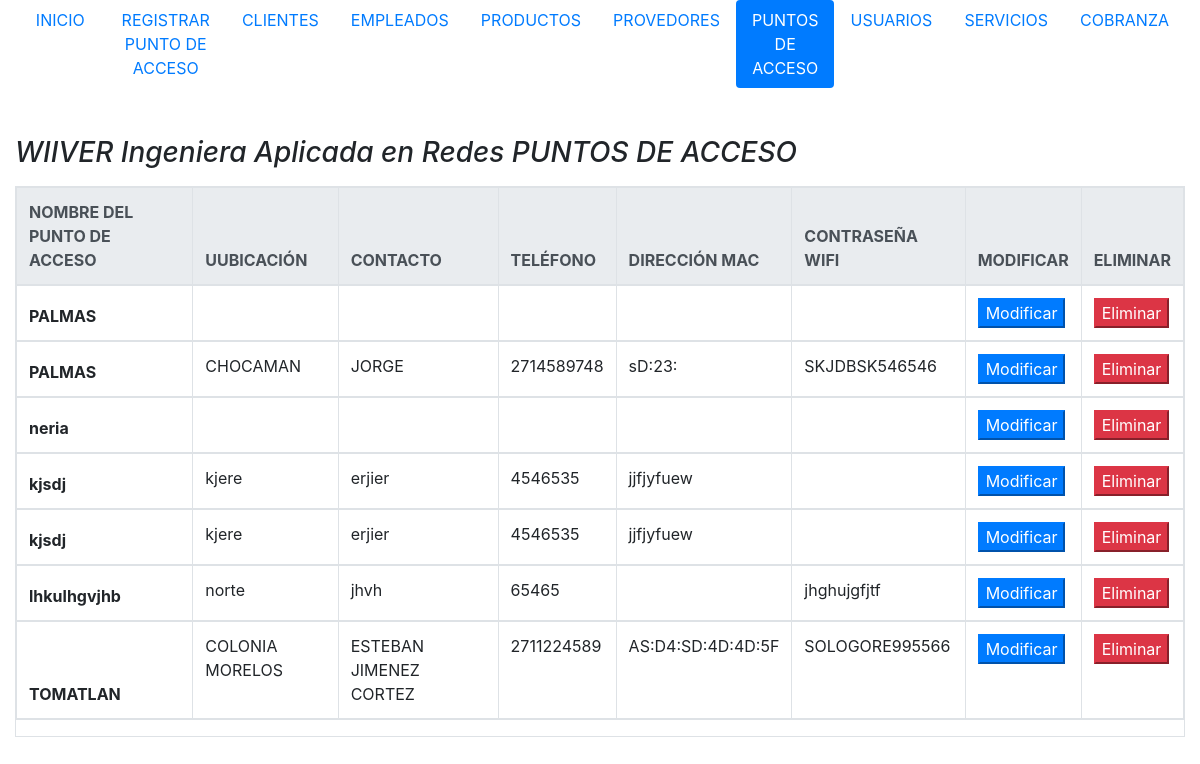
/PuntoAcceso/PuntoAccesoListado.php, run on an earlier commit of the app's database.
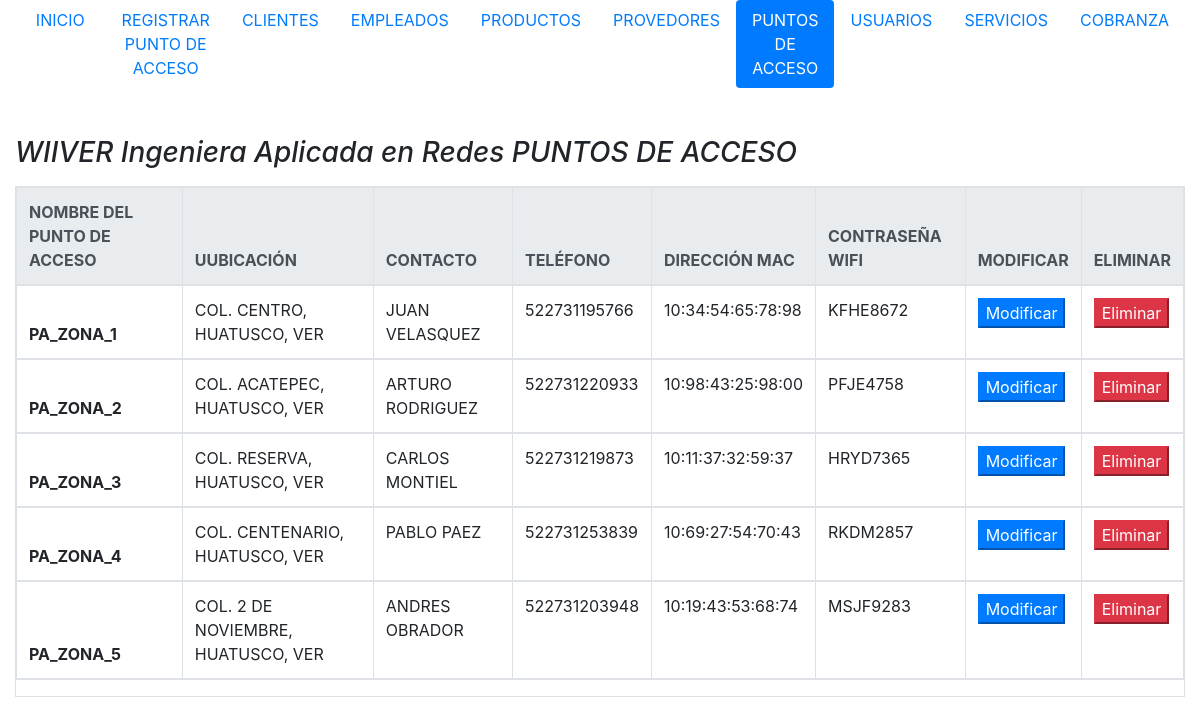
And on a later commit of the database.
### tables this page shows
CREATE TABLE `puntoacceso` (
  `Id_PuntoAcceso` int(10) NOT NULL,
  `NombrePuntoAcceso` varchar(100) NOT NULL,
  `Ubicacion` varchar(150) NOT NULL,
  `NombreContacto` varchar(100) NOT NULL,
  `TelefonoPuntoAcceso` varchar(15) NOT NULL,
  `DireccionMac` varchar(25) NOT NULL,
  `ContrasenaWifi` varchar(50) NOT NULL
);

### Conexion/cConexion.php (called while the page is built, shortened)
<?php
class cConexion
{
	protected $_sHost = null;
	protected $_sUsuario = null;
	protected $_sContraseña = null;
	protected $_sBase = null;
	function cConexion(){
			$this->_sHost = 'localhost';
			$this->_sUsuario = 'root';
			$this->_sContraseña = '';
			$this->_sBase = 'siawiiver';
	}
 	public function conectar(){
		$enlace = mysqli_connect($this->_sHost, $this->_sUsuario, $this->_sContraseña, $this->_sBase);
		if (!$enlace) {
    		echo "Error: No se pudo conectar a MySQL." . PHP_EOL;
    		echo "errno de depuración: " . mysqli_connect_errno() . PHP_EOL;
    		echo "error de depuración: " . mysqli_connect_error() . PHP_EOL;
   		 	exit;
   		 	return false;
		}
		else {
			return $enlace;
		}
	}
}
?>

### PuntoAcceso/cPuntoAccesoController.php (called while the page is built, shortened)
<?php
require_once('../Conexion/cConexion.php');
require_once('../PuntoAcceso/cPuntoAccesoModelo.php');
class cPuntoAccesoController{
    protected $_oPuntoAccesoModelo;
    function cPuntoAccesoController(){
        $this->_oConectar = new cConexion;
        $this->_dbLink = $this->_oConectar->Conectar();
        $this->_oPuntoAccesoModelo = New cPuntoAccesoModelo($this->_dbLink);
    }
    public function obtenerListadoPuntoAcceso(){
        return $this->_oPuntoAccesoModelo->obtenerListadoPuntoAcceso();
    }
}
?>

### PuntoAcceso/cPuntoAccesoModelo.php (called while the page is built, shortened)
<?php
class cPuntoAccesoModelo{
	protected $_dblink;
function cPuntoAccesoModelo($dbLink, $oPuntoAccesoEntidad = false){
	$this->_dblink = $dbLink;
}
public function obtenerListadoPuntoAcceso(){
		$sql ="SELECT Id_PuntoAcceso, NombrePuntoAcceso, Ubicacion,  NombreContacto, TelefonoPuntoAcceso, DireccionMac, ContrasenaWifi
				FROM PuntoAcceso AS Em
				WHERE Em.Id_PuntoAcceso";
		$result = mysqli_query($this->_dblink, $sql) or die('Error:'.mysqli_error($this->_dblink));
		$aFields = array();
		while($row = $result->fetch_assoc()) {
			$aFields[] = $row;
		}
		return $aFields;
	}
}
?>

### PuntoAcceso/PuntoAccesoListado.php (the view, shortened to what the changed rows need)
<?php
    require_once('cPuntoAccesoController.php');
    $oPuntoAccesoController = new cPuntoAccesoController;
?>
<!DOCTYPE html>
<html>
<head>
    <link rel="stylesheet" href="https://maxcdn.bootstrapcdn.com/bootstrap/4.0.0/css/bootstrap.min.css">
</head>
<body>
     <div class="container-fluid">
    <br>    <br>
    <?php
        if (isset($_POST['modificarPuntoAcceso'])) {
            $nId_PuntoAcceso = $_POST['nId_PuntoAcceso'];
            $oListadoPuntoAccesoPorId = $oPuntoAccesoController->obtenerListadoPuntoAccesoPorId($nId_PuntoAcceso);
            echo '<form action="PuntoAccesoRegistro.php" method="post">';
                echo'<div class="form-group">';
                echo'<div class="float col-xs-12 col-sm-6">';
                echo'<h5>';
                echo'<p class="text">';
                echo '<input type="hidden" class="form-group" name="Id_PuntoAcceso" value='.$oListadoPuntoAccesoPorId[0]['Id_PuntoAcceso'].' >';
                echo '<br>';
                echo '<label>Nombre del Punto de Acceso</label>';
                echo '<input type="text" class="form-control" name="sNombrePuntoAcceso" value="'.$oListadoPuntoAccesoPorId[0]['NombrePuntoAcceso'].'" placeholder="NOMBRE DEL PUNTO DE ACCESO">';
                echo '<br>';
                echo '<label>Ubicación</label>';
                echo '<input type="text" class="form-control" name="sUbicacion" value="'.$oListadoPuntoAccesoPorId[0]['Ubicacion'].'" placeholder="UBICACIÓN">';
                echo '<br>';
                echo '<label>Nombre de Contacto</label>';
                echo '<input type="text" class="form-control" name="sNombreContacto" value="'.$oListadoPuntoAccesoPorId[0]['NombreContacto'].'" placeholder="NOMBRE DE CONTACTO">';
                echo '<br>';
                echo '<label>Número Telefónico</label>';
                echo '<input type="text" class="form-control" name="sTelefonoPuntoAcceso" value="'.$oListadoPuntoAccesoPorId[0]['TelefonoPuntoAcceso'].'" placeholder="NÚMERO TELEFÓNICO">';
                echo '<br>';
                echo '<label>Dirección MAC</label>';
                echo '<input type="text" class="form-control" name="sDireccionMac" value="'.$oListadoPuntoAccesoPorId[0]['DireccionMac'].'" placeholder="00:00:00:00:00:00:00:00">';
                echo '<br>';
                echo '<label>Contraseña WIFI</label>';
                echo '<input type="text" class="form-control" name="sContrasenaWifi" value="'.$oListadoPuntoAccesoPorId[0]['ContrasenaWifi'].'" placeholder="CONTRASEÑA WIFI">';
                echo '<br>';
                echo '<input type="submit" name="modificarPuntoAcceso"  class="btn btn-success" value="MODIFICAR PUNTO DE ACCESO">';
            echo '</form>';
        }
        elseif (isset($_POST['eliminarPuntoAcceso'])) {
            $nId_PuntoAcceso = $_POST['nId_PuntoAcceso'];
            $oEliminarPuntoAccesoPorId = $oPuntoAccesoController->eliminarPuntoAccesoPorId($nId_PuntoAcceso);
        }
        else{
    ?>
            <div class="table-bordered table-responsive">
            <table class="table">
                <thead class="thead-light">
                <tr>
                    <th scope="col">NOMBRE DEL PUNTO DE ACCESO</th>
                    <th scope="col">UUBICACIÓN</th>
                    <th scope="col">CONTACTO</th>
                    <th scope="col">TELÉFONO</th>
                    <th scope="col">DIRECCIÓN MAC</th>
                    <th scope="col">CONTRASEÑA WIFI</th>
                    <th scope="col">MODIFICAR</th>
                    <th scope="col">ELIMINAR</th>
                <thead>
                </tr>
    <?php
            $oListadoPuntoAcceso = $oPuntoAccesoController->obtenerListadoPuntoAcceso();
            for ($i = 0; $i < count($oListadoPuntoAcceso); $i++) {
                echo ' <form action="PuntoAccesoListado.php" method="post">';
                echo '<tr>';
                    echo '<th scope="col">'.$oListadoPuntoAcceso[$i]['NombrePuntoAcceso'].'</th>';
                    echo '<td>'.$oListadoPuntoAcceso[$i]['Ubicacion'].'</td>';
                    echo '<td>'.$oListadoPuntoAcceso[$i]['NombreContacto'].'</td>';
                    echo '<td>'.$oListadoPuntoAcceso[$i]['TelefonoPuntoAcceso'].'</td>';
                    echo '<td>'.$oListadoPuntoAcceso[$i]['DireccionMac'].'</td>';
                    echo '<td>'.$oListadoPuntoAcceso[$i]['ContrasenaWifi'].'</td>';
                    echo '<td><input type="submit" class="bnt btn-primary" name="modificarPuntoAcceso" value="Modificar" /></td>';
                    echo '<td><input type="submit" class="bnt btn-danger" name="eliminarPuntoAcceso" value="Eliminar" /></td>';
                echo '</tr>';
                echo '</form>';
            }
            echo '</table>';
        }
    ?>
</body>
</html>

What changed in the data, as far as the page shows it:
removed puntoacceso: NombrePuntoAcceso "PALMAS"
removed puntoacceso: NombrePuntoAcceso "PALMAS", Ubicacion "CHOCAMAN", NombreContacto "JORGE", TelefonoPuntoAcceso "2714589748", DireccionMac "sD:23:", ContrasenaWifi "SKJDBSK546546"
removed puntoacceso: NombrePuntoAcceso "neria"
removed puntoacceso: NombrePuntoAcceso "kjsdj", Ubicacion "kjere", NombreContacto "erjier", TelefonoPuntoAcceso "4546535", DireccionMac "jjfjyfuew"
removed puntoacceso: NombrePuntoAcceso "kjsdj", Ubicacion "kjere", NombreContacto "erjier", TelefonoPuntoAcceso "4546535", DireccionMac "jjfjyfuew"
removed puntoacceso: NombrePuntoAcceso "lhkulhgvjhb", Ubicacion "norte", NombreContacto "jhvh", TelefonoPuntoAcceso "65465", ContrasenaWifi "jhghujgfjtf"
removed puntoacceso: NombrePuntoAcceso "TOMATLAN", Ubicacion "COLONIA MORELOS", NombreContacto "ESTEBAN JIMENEZ CORTEZ", TelefonoPuntoAcceso "2711224589", DireccionMac "AS:D4:SD:4D:4D:5F", ContrasenaWifi "SOLOGORE995566"
added puntoacceso: NombrePuntoAcceso "PA_ZONA_1", Ubicacion "COL. CENTRO, HUATUSCO, VER", NombreContacto "JUAN VELASQUEZ", TelefonoPuntoAcceso "522731195766", DireccionMac "10:34:54:65:78:98", ContrasenaWifi "KFHE8672"
added puntoacceso: NombrePuntoAcceso "PA_ZONA_2", Ubicacion "COL. ACATEPEC, HUATUSCO, VER", NombreContacto "ARTURO RODRIGUEZ", TelefonoPuntoAcceso "522731220933", DireccionMac "10:98:43:25:98:00", ContrasenaWifi "PFJE4758"
added puntoacceso: NombrePuntoAcceso "PA_ZONA_3", Ubicacion "COL. RESERVA, HUATUSCO, VER", NombreContacto "CARLOS MONTIEL", TelefonoPuntoAcceso "522731219873", DireccionMac "10:11:37:32:59:37", ContrasenaWifi "HRYD7365"
added puntoacceso: NombrePuntoAcceso "PA_ZONA_4", Ubicacion "COL. CENTENARIO, HUATUSCO, VER", NombreContacto "PABLO PAEZ", TelefonoPuntoAcceso "522731253839", DireccionMac "10:69:27:54:70:43", ContrasenaWifi "RKDM2857"
added puntoacceso: NombrePuntoAcceso "PA_ZONA_5", Ubicacion "COL. 2 DE NOVIEMBRE, HUATUSCO, VER", NombreContacto "ANDRES OBRADOR", TelefonoPuntoAcceso "522731203948", DireccionMac "10:19:43:53:68:74", ContrasenaWifi "MSJF9283"
